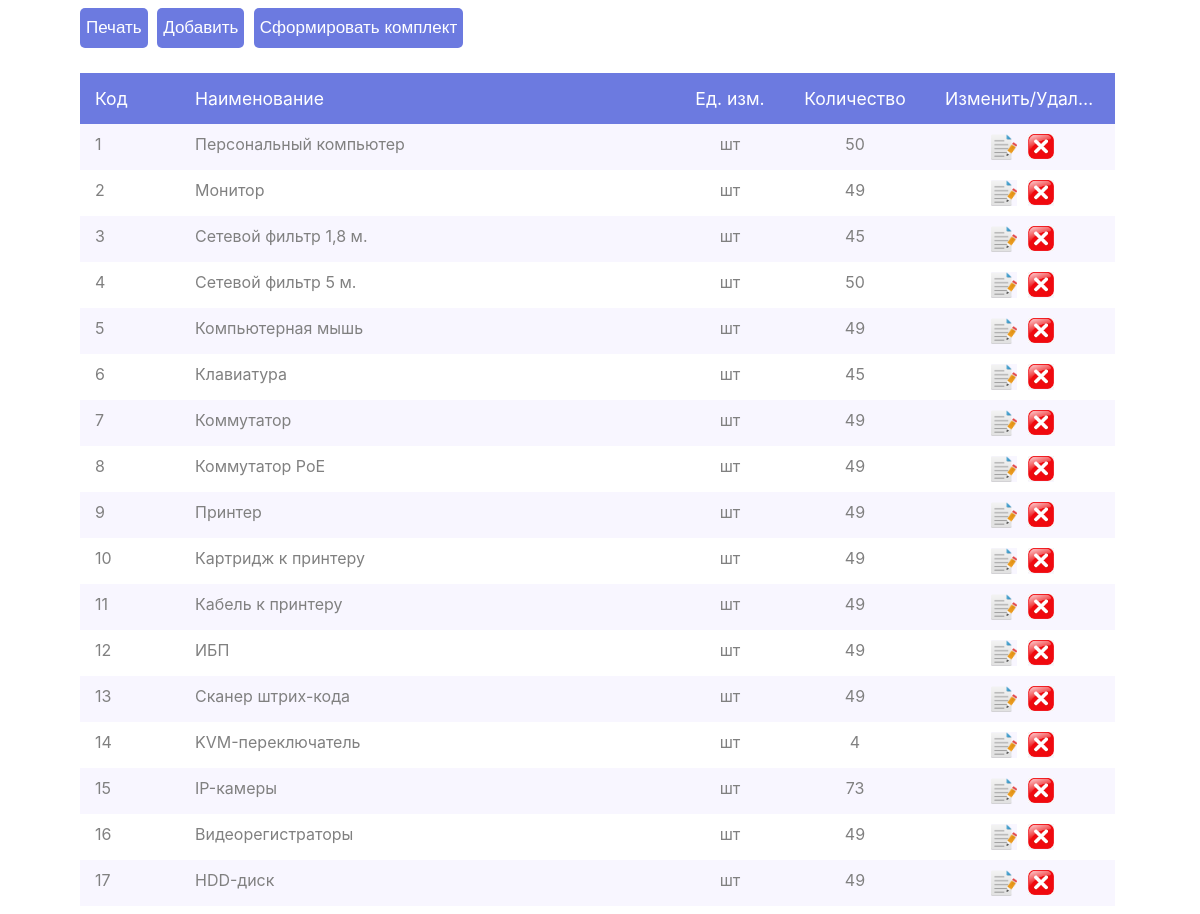
The page / on the database its author committed.
### tables this page shows
CREATE TABLE `products` (
  `ID` int(11) NOT NULL,
  `Product` varchar(200) NOT NULL,
  `Quantity` int(20) NOT NULL
);

### Classes.php (the view, shortened to what this page needs)
<?php
class Table
{
    public function output_data($ID, $product, $quantity)
    {
        echo '
                <tr>
            	<td>' . $ID . '</td>
            	<td>' . $product . '</td>
            	<td class="centerTable">шт</td>
                <td class="centerTable">' . $quantity . '</td>
                <td class="centerTable"><input type="button" onclick="change' . $ID . '()" class="buttonChange">
                    <input type="button" onclick="delete' . $ID . '()" class="buttonDelete">
                </td>
          		</tr>
                  #popup' . $ID . ' {
                    #popupDelete' . $ID . ' {
                      function change' . $ID . '() {
                          let window = document.getElementById("popup' . $ID . '");
                      function closeWindow' . $ID . '() {
                          let window = document.getElementById("popup' . $ID . '");
                      function delete' . $ID . '() {
                        let window = document.getElementById("popupDelete' . $ID . '");
                    function closeWindowDelete' . $ID . '() {
                        let window = document.getElementById("popupDelete' . $ID . '");
                  <div id="popup' . $ID . '">
                              <p><div>Наименование</div> <input type="text" id="nameInPopup" value="' . $product . '" name="name" required
                              oninput="setCustomValidity("")"></p>
                              <p><div>Количество</div> <input type="number" value=' . $quantity . ' name="quantity" min="1" max="1000" pattern="^[ 0-9]+$" required
                              oninvalid="this.setCustomValidity("Здесь может быть только число")"></p>
                                <input type="button" class="battons" value="Отмена" onclick="closeWindow' . $ID . '()">
                                <input type="submit" class="battons" value="ОК" onclick="OK' . $ID . '()">
                              <input type="text" value=' . $ID . ' name="ID" style="visibility: hidden;">
                  </div>
                  <div id="popupDelete' . $ID . '">
                            <input type="text" value=' . $ID . ' name="ID" style="visibility: hidden;">
                                <input type="button" class="battons" value="Отмена" onclick="closeWindowDelete' . $ID . '()">
                </div>
                ';
    }
}

### index.php (shortened to what this page needs)
<?php
require('Classes.php');
?>
<!DOCTYPE HTML>
<html>
<head>
  <link rel="stylesheet" href="style.css">
</head>
<body>
  <div id="buttons">
    <input type="button" class="battons" value="Печать" onclick="window.print()">
    <input type="button" id="buttonCange" class="battons" value="Добавить" onclick="add()">
    <input type="button" id="buttonCollect" class="battons" value="Cформировать комплект" onclick="collect()">
  </div>
  <div>
    <table class="print">
      <tr>
        <th>Код</th>
        <th>Наименование</th>
        <th class="centerTable">Ед. изм.</th>
        <th class="centerTable">Количество</th>
        <th class="centerTable">Изменить/Удалить</th>
      </tr>
      <?php
      $q = $db->query(
        'SELECT ID
        FROM products'
      );
      while ($row = $q->fetch()) {
        $arr[] = array_values($row);
      }
      for ($x = 0; $x < count($arr); $x++) {
        $ID = $x + 1;
        $q = $db->query("SELECT * FROM products WHERE ID = $ID");
        while ($row = $q->fetch()) {
          $Device = new Table();
          $Device->output_data("$row[ID]", "$row[Product]", $row["Quantity"]);
        }
      }
      ?>
    </table>
  </div>
</body>
</html>

### style.css (style rules this page uses)
body { font-family: BlinkMacSystemFont, -apple-system, "Segoe UI", "Roboto", "Oxygen", "Ubuntu", "Cantarell", "Fira Sans", "Droid Sans", "Helvetica Neue", "Helvetica", "Arial", sans-serif; margin-left: 80px; }
table { display: grid; border-collapse: collapse; min-width: 100%; grid-template-columns: 100px 500px 100px 150px 185px; }
thead, tbody, tr { display: contents; }
th, td { padding: 15px; overflow: hidden; text-overflow: ellipsis; white-space: nowrap; }
th { top: 0; background: #6c7ae0; text-align: left; font-weight: normal; font-size: 1.1rem; color: white; }
th:last-child { border: 0; }
td { padding-top: 10px; padding-bottom: 10px; color: #808080; }
tr:nth-child(even) td { background: #f8f6ff; }
.centerTable { display: block; text-align: center; }
.battons { background: #6c7ae0; color: white; text-align: left; font-weight: normal; font-size: 17px; height: 40px; border: none; border-radius: 5px; margin-right: 5px; margin-bottom: 25px; }

### rows shown on the page
products: ID "1", Product "Персональный компьютер", Quantity "50"
products: ID "2", Product "Монитор", Quantity "49"
products: ID "3", Product "Сетевой фильтр 1,8 м.", Quantity "45"
products: ID "4", Product "Сетевой фильтр 5 м.", Quantity "50"
products: ID "5", Product "Компьютерная мышь", Quantity "49"
products: ID "6", Product "Клавиатура", Quantity "45"
products: ID "7", Product "Коммутатор", Quantity "49"
products: ID "8", Product "Коммутатор PoE", Quantity "49"
products: ID "9", Product "Принтер", Quantity "49"
products: ID "10", Product "Картридж к принтеру", Quantity "49"
products: ID "11", Product "Кабель к принтеру", Quantity "49"
products: ID "12", Product "ИБП", Quantity "49"
products: ID "13", Product "Сканер штрих-кода", Quantity "49"
products: ID "14", Product "KVM-переключатель", Quantity "4"
products: ID "15", Product "IP-камеры", Quantity "73"
products: ID "16", Product "Видеорегистраторы", Quantity "49"
products: ID "17", Product "HDD-диск", Quantity "49"
